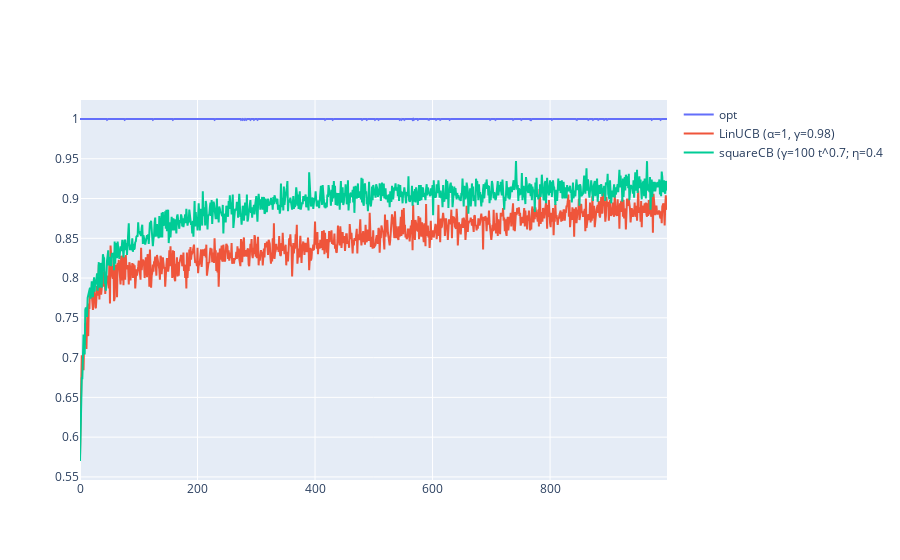

Here is the notebook cell this chart was saved with:
### Code cell
fig = go.Figure(data=[
    go.Scatter(x=np.arange(n), y=np.mean(rewards_opt_sq, axis=0), name='opt'),
    go.Scatter(x=np.arange(n), y=np.mean(rewards[0.98], axis=0), name='LinUCB (α=1, γ=0.98)'),
    go.Scatter(x=np.arange(n), y=np.mean(rewards_sq, axis=0), name='squareCB (γ=100 t^0.7; η=0.4'),
]).show()

### Figure 1 — Plotly figure (JSON) as saved in the notebook; plotly's stock layout.template omitted (floating-point values rounded to 4 significant figures; data arrays with more than 128 entries replaced by an {"elided": "..."} marker saying what was removed)
{"data": [{"name": "opt", "type": "scatter", "x": {"elided": "1000 int values"}, "y": {"elided": "1000 float values"}}, {"name": "LinUCB (α=1, γ=0.98)", "type": "scatter", "x": {"elided": "1000 int values"}, "y": {"elided": "1000 float values"}}, {"name": "squareCB (γ=100 t^0.7; η=0.4", "type": "scatter", "x": {"elided": "1000 int values"}, "y": {"elided": "1000 float values"}}], "layout": {"autosize": true, "xaxis": {"autorange": true, "range": [0, 999], "type": "linear"}, "yaxis": {"autorange": true, "range": [0.5461, 1.024], "type": "linear"}}}
